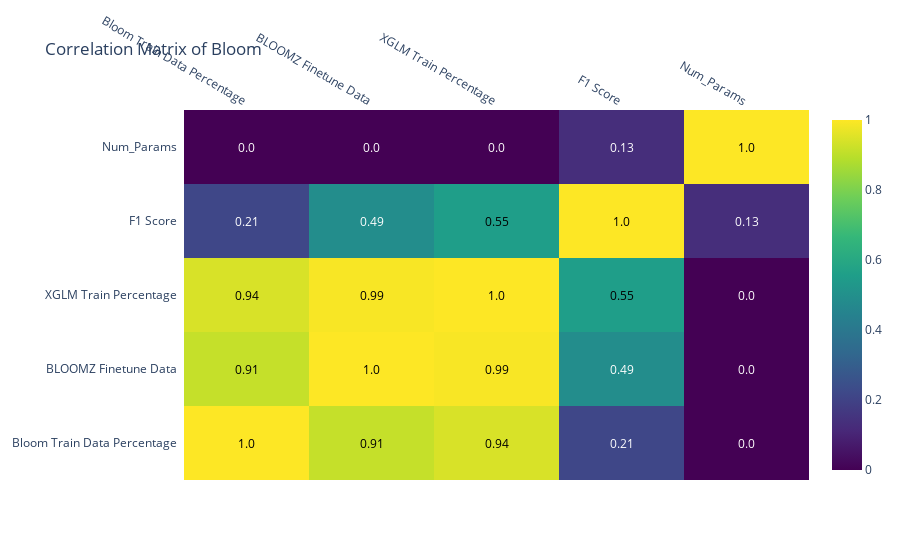

Here is the notebook cell this chart was saved with:
### Code cell
import plotly.figure_factory as ff
import pandas as pd

only_bloomz = False
only_bloom = True
only_xglm = False

filter_column = 'Resource Level'
value = 5

model_name = 'Bloom'

# Filter the dataframe
filtered_df = filter_df(melted_df, filter_column, value, only_bloom, only_bloomz, only_xglm)
model_data = filtered_df[filtered_df['Model'].str.startswith("F1 " + model_name.lower() + '-')]

# Calculate correlation matrix
correlation_matrix = model_data.corr()

# Create annotated heatmap
fig = ff.create_annotated_heatmap(z=correlation_matrix.values,
                                  x=correlation_matrix.columns.tolist(),
                                  y=correlation_matrix.index.tolist(),
                                  colorscale='Viridis',
                                  annotation_text=correlation_matrix.round(2).values,
                                  showscale=True)

# Set title
fig.update_layout(title_text=f'Correlation Matrix of {model_name}')

# Show the plot
fig.show()

### Figure 1 — Plotly figure (JSON) as saved in the notebook; plotly's stock layout.template omitted (floating-point values rounded to 4 significant figures)
{"data": [{"colorscale": [[0.0, "#440154"], [0.1111, "#482878"], [0.2222, "#3e4989"], [0.3333, "#31688e"], [0.4444, "#26828e"], [0.5556, "#1f9e89"], [0.6667, "#35b779"], [0.7778, "#6ece58"], [0.8889, "#b5de2b"], [1.0, "#fde725"]], "reversescale": false, "showscale": true, "x": ["Bloom Train Data Percentage", "BLOOMZ Finetune Data", "XGLM Train Percentage", "F1 Score", "Num_Params"], "y": ["Bloom Train Data Percentage", "BLOOMZ Finetune Data", "XGLM Train Percentage", "F1 Score", "Num_Params"], "z": [[1.0, 0.9142, 0.9434, 0.2141, 0.0], [0.9142, 1.0, 0.993, 0.4876, 1.06e-16], [0.9434, 0.993, 1.0, 0.5536, 1.144e-16], [0.2141, 0.4876, 0.5536, 1.0, 0.1319], [0.0, 1.06e-16, 1.144e-16, 0.1319, 1.0]], "type": "heatmap"}], "layout": {"annotations": [{"font": {"color": "#000000"}, "showarrow": false, "text": "1.0", "x": "Bloom Train Data Percentage", "xref": "x", "y": "Bloom Train Data Percentage", "yref": "y"}, {"font": {"color": "#000000"}, "showarrow": false, "text": "0.91", "x": "BLOOMZ Finetune Data", "xref": "x", "y": "Bloom Train Data Percentage", "yref": "y"}, {"font": {"color": "#000000"}, "showarrow": false, "text": "0.94", "x": "XGLM Train Percentage", "xref": "x", "y": "Bloom Train Data Percentage", "yref": "y"}, {"font": {"color": "#FFFFFF"}, "showarrow": false, "text": "0.21", "x": "F1 Score", "xref": "x", "y": "Bloom Train Data Percentage", "yref": "y"}, {"font": {"color": "#FFFFFF"}, "showarrow": false, "text": "0.0", "x": "Num_Params", "xref": "x", "y": "Bloom Train Data Percentage", "yref": "y"}, {"font": {"color": "#000000"}, "showarrow": false, "text": "0.91", "x": "Bloom Train Data Percentage", "xref": "x", "y": "BLOOMZ Finetune Data", "yref": "y"}, {"font": {"color": "#000000"}, "showarrow": false, "text": "1.0", "x": "BLOOMZ Finetune Data", "xref": "x", "y": "BLOOMZ Finetune Data", "yref": "y"}, {"font": {"color": "#000000"}, "showarrow": false, "text": "0.99", "x": "XGLM Train Percentage", "xref": "x", "y": "BLOOMZ Finetune Data", "yref": "y"}, {"font": {"color": "#FFFFFF"}, "showarrow": false, "text": "0.49", "x": "F1 Score", "xref": "x", "y": "BLOOMZ Finetune Data", "yref": "y"}, {"font": {"color": "#FFFFFF"}, "showarrow": false, "text": "0.0", "x": "Num_Params", "xref": "x", "y": "BLOOMZ Finetune Data", "yref": "y"}, {"font": {"color": "#000000"}, "showarrow": false, "text": "0.94", "x": "Bloom Train Data Percentage", "xref": "x", "y": "XGLM Train Percentage", "yref": "y"}, {"font": {"color": "#000000"}, "showarrow": false, "text": "0.99", "x": "BLOOMZ Finetune Data", "xref": "x", "y": "XGLM Train Percentage", "yref": "y"}, {"font": {"color": "#000000"}, "showarrow": false, "text": "1.0", "x": "XGLM Train Percentage", "xref": "x", "y": "XGLM Train Percentage", "yref": "y"}, {"font": {"color": "#000000"}, "showarrow": false, "text": "0.55", "x": "F1 Score", "xref": "x", "y": "XGLM Train Percentage", "yref": "y"}, {"font": {"color": "#FFFFFF"}, "showarrow": false, "text": "0.0", "x": "Num_Params", "xref": "x", "y": "XGLM Train Percentage", "yref": "y"}, {"font": {"color": "#FFFFFF"}, "showarrow": false, "text": "0.21", "x": "Bloom Train Data Percentage", "xref": "x", "y": "F1 Score", "yref": "y"}, {"font": {"color": "#FFFFFF"}, "showarrow": false, "text": "0.49", "x": "BLOOMZ Finetune Data", "xref": "x", "y": "F1 Score", "yref": "y"}, {"font": {"color": "#000000"}, "showarrow": false, "text": "0.55", "x": "XGLM Train Percentage", "xref": "x", "y": "F1 Score", "yref": "y"}, {"font": {"color": "#000000"}, "showarrow": false, "text": "1.0", "x": "F1 Score", "xref": "x", "y": "F1 Score", "yref": "y"}, {"font": {"color": "#FFFFFF"}, "showarrow": false, "text": "0.13", "x": "Num_Params", "xref": "x", "y": "F1 Score", "yref": "y"}, {"font": {"color": "#FFFFFF"}, "showarrow": false, "text": "0.0", "x": "Bloom Train Data Percentage", "xref": "x", "y": "Num_Params", "yref": "y"}, {"font": {"color": "#FFFFFF"}, "showarrow": false, "text": "0.0", "x": "BLOOMZ Finetune Data", "xref": "x", "y": "Num_Params", "yref": "y"}, {"font": {"color": "#FFFFFF"}, "showarrow": false, "text": "0.0", "x": "XGLM Train Percentage", "xref": "x", "y": "Num_Params", "yref": "y"}, {"font": {"color": "#FFFFFF"}, "showarrow": false, "text": "0.13", "x": "F1 Score", "xref": "x", "y": "Num_Params", "yref": "y"}, {"font": {"color": "#000000"}, "showarrow": false, "text": "1.0", "x": "Num_Params", "xref": "x", "y": "Num_Params", "yref": "y"}], "xaxis": {"dtick": 1, "gridcolor": "rgb(0, 0, 0)", "side": "top", "ticks": ""}, "yaxis": {"dtick": 1, "ticks": "", "ticksuffix": "  "}, "title": {"text": "Correlation Matrix of Bloom"}}}
